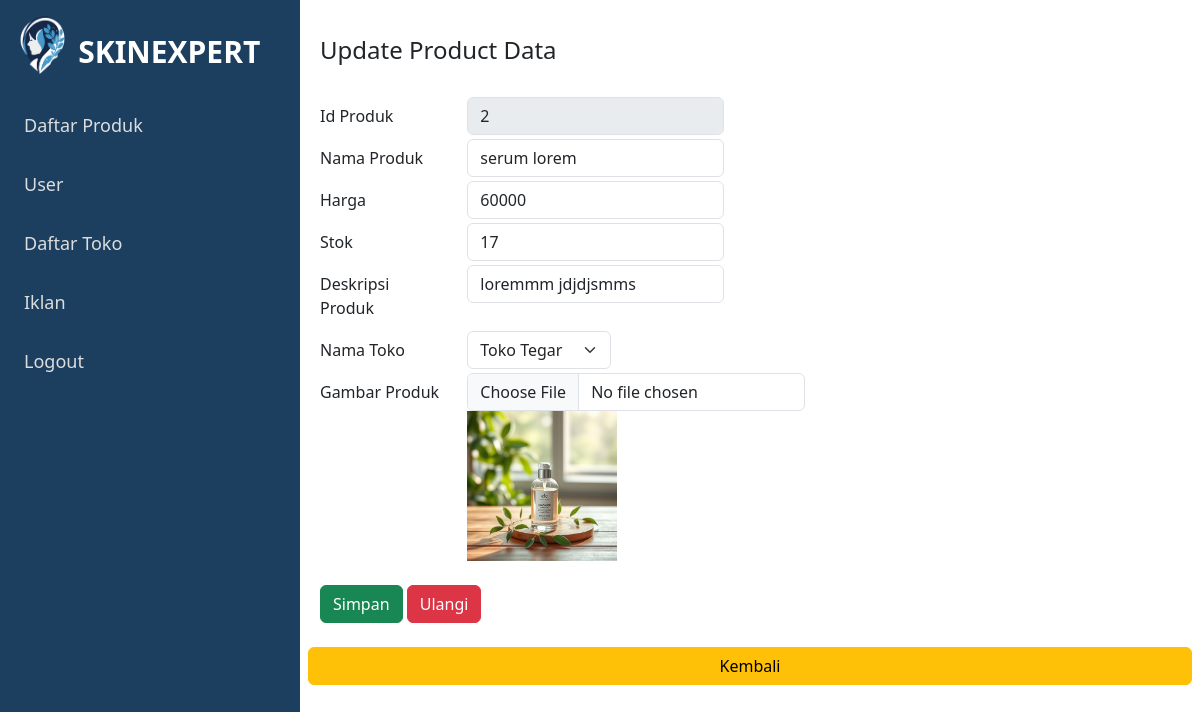
The app's page /edit_produk.php?id_produk=2 with its own data.
### tables this page shows
CREATE TABLE `produk` (
  `id_produk` int NOT NULL,
  `nama_produk` varchar(255) NOT NULL,
  `deskripsi_produk` text NOT NULL,
  `harga` int NOT NULL,
  `stok` int NOT NULL,
  `gambar_produk` varchar(255) NOT NULL,
  `nama_toko` varchar(255) NOT NULL,
  `id_kategori` int NOT NULL
);

### edit_produk.php (the view, shortened to what this page needs)
<?php
include "./asset/dbskin.php";
$id_produk = $_GET['id_produk'];
$sqlStatement = "SELECT * FROM produk WHERE id_produk='$id_produk'";
$query = mysqli_query($conn, $sqlStatement);
$row = mysqli_fetch_assoc($query);
$sqlStatement = "SELECT * FROM toko";
$query = mysqli_query($conn, $sqlStatement);
$dttoko = mysqli_fetch_all($query, MYSQLI_ASSOC);
?>
<!DOCTYPE html>
<html lang="en">
<head>
    <link rel="stylesheet" href="./asset/sidebar.css">
    <link href="https://cdn.jsdelivr.net/npm/bootstrap@5.3.3/dist/css/bootstrap.min.css" rel="stylesheet">
</head>
<body>
    <div class="sidebar" id="sidebar">
        <a href="main_admin.php">Daftar Produk</a>
        <a href="">User</a>
        <a href="toko.php">Daftar Toko</a>
        <a href="iklan.php">Iklan</a>
        <a href="logout_admin.php">Logout</a>
    </div>
    <div class="main-content">
        <span class="open-sidebar">
            <img class="logo" src="./gambar/Desain tanpa judul.png" alt="">
            <div class="logo-text">
                SKINEXPERT
            </div>
        </span>
        <div class="row mt-3 mb-4">
            <div class="col-md-6">
                <h4>Update Product Data</h4>
            </div>
        </div>
        <form method="post" enctype="multipart/form-data">
            <div class="mb-1 row">
                <div class="col-2">
                    <label for="id_produk" class="col-form-label">Id Produk</label>
                </div>
                <div class="col-auto">
                    <input type="text" class="form-control" id="id_produk" name="id_produk" disabled value="<?= $row["id_produk"] ?>" required>
                </div>
            </div>
            <div class="mb-1 row">
                <div class="col-2">
                    <label for="nama_produk" class="col-form-label">Nama Produk</label>
                </div>
                <div class="col-auto">
                    <input type="text" class="form-control" id="nama_produk" name="nama_produk" value="<?= $row["nama_produk"] ?>" required>
                </div>
            </div>
            <div class="mb-1 row">
                <div class="col-2">
                    <label for="harga" class="col-form-label">Harga</label>
                </div>
                <div class="col-auto">
                    <input type="number" class="form-control" id="harga" name="harga" value="<?= $row["harga"] ?>" required>
                </div>
            </div>
            <div class="mb-1 row">
                <div class="col-2">
                    <label for="stok" class="col-form-label">Stok</label>
                </div>
                <div class="col-auto">
                    <input type="number" class="form-control" id="stok" name="stok" value="<?= $row["stok"] ?>" required>
                </div>
            </div>
            <div class="mb-1 row">
                <div class="col-2">
                    <label for="deskripsi_produk" class="col-form-label">Deskripsi Produk</label>
                </div>
                <div class="col-auto">
                    <input type="text" class="form-control" id="deskripsi_produk" name="deskripsi_produk" value="<?= $row["deskripsi_produk"] ?>" required>
                </div>
            </div>
            <div class="mb-1 row">
                <div class="col-2">
                    <label for="nama_toko" class="col-form-label">Nama Toko</label>
                </div>
                <div class="col-auto">
                    <select name="nama_toko" id="nama_toko" class="form-select">
                        <?php
                        foreach ($dttoko as $key => $toko) {
                            $toko['id_toko'] == $row['id_toko'] ? $selected = "selected" : $selected = "";
                        ?>
                            <option value="<?= $toko['nama_toko'] ?>" <?= $selected ?>><?= $toko['nama_toko'] ?></option>
                        <?php
                        }
                        ?>
                    </select>
                </div>
            </div>
            <div class="mb-1 row">
                <div class="col-2">
                    <label for="gambar_produk" class="col-form-label">Gambar Produk</label>
                </div>
                <div class="col-auto">
                    <input type="file" class="form-control" id="gambar_produk" name="gambar_produk">
                    <?php
                    if (!empty($row["gambar_produk"])) {
                    ?>
                        <img src="./gambar/<?= $row["gambar_produk"] ?>" alt="Current Product Image" width="150">
                    <?php
                    }
                    ?>
                </div>
            </div>
            <div class="mt-4 row">
                <div class="col-auto">
                    <input type="submit" class="btn btn-success" name="btnSimpan" value="Simpan">
                    <input type="reset" class="btn btn-danger" value="Ulangi">
                </div>
            </div>
        </form>
        <div class="row mt-4 mb-4 ">
            <a class="btn btn-warning" href="main_admin.php">Kembali</a>
        </div>
    </div>
</body>
</html>

### asset/sidebar.css (style rules this page uses)
body { font-family: "Poppins", serif; margin: 0; padding: 0; font-family: Arial, sans-serif; }
:root { --primary-color: #1C3F60; --secondary-color: #ffff; --text-color: #333; --text-color-secondary: #ffff; }
.sidebar { height: 100%; width: 300px; position: fixed; top: 0; left: 0; background-color: var(--primary-color); overflow-x: hidden; padding-top: 5rem; transition: 0.3s; }
.sidebar a { margin-left: 1.5rem; margin-top: 2rem; text-decoration: none; font-size: 18px; color: #ddd; display: block; transition: 0.2s; }
.main-content { margin-left: 300px; padding: 20px; transition: 0.3s; }
.open-sidebar { display: flex; cursor: pointer; position: fixed; top: 0; left: 15px; z-index: 1; }
.logo { margin-top: 1rem; width: 8%; }
.logo-text { font-weight: bolder; margin-left: 0.5rem; margin-top: 1.8rem; font-size: 30px; color: white; }

### records on screen
produk: id_produk "2", nama_produk "serum lorem", harga "60000", stok "17", deskripsi_produk "loremmm jdjdjsmms", gambar_produk (picture)

### other values on screen
form field nama_toko "Toko Tegar"
